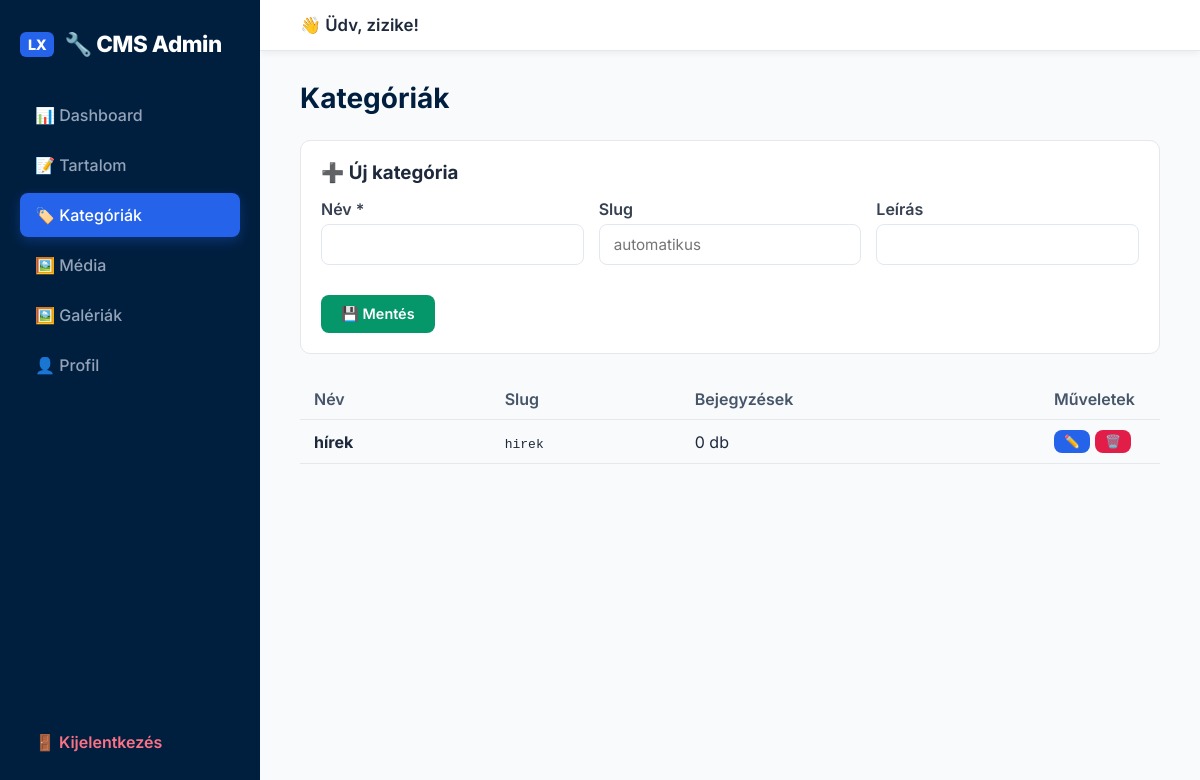
Screenshot of /admin/categories.php (signed in) with the database file from the repository.
### tables this page shows
CREATE TABLE `categories` (
  `id` int(11) NOT NULL AUTO_INCREMENT,
  `name` varchar(100) NOT NULL,
  `slug` varchar(100) NOT NULL,
  `description` text DEFAULT NULL,
  `sort_order` int(11) DEFAULT 0,
  `created_at` timestamp NOT NULL DEFAULT current_timestamp(),
  PRIMARY KEY (`id`),
  UNIQUE KEY `slug` (`slug`)
);

### admin/categories.php (the view, shortened to what this page needs)
<?php
require_once '../config.php';
require_once 'layout.php';
$editCat = null;
$categories = $db->query('SELECT c.*, (SELECT COUNT(*) FROM post_categories pc WHERE pc.category_id = c.id) as post_count FROM categories c ORDER BY c.sort_order ASC')->fetchAll();
?>
<div style="background: #fff; padding: 20px; border-radius: 10px; border: 1px solid #e5e7eb; margin-bottom: 25px;">
    <h3 style="margin-bottom: 15px;">
        <?php echo $editCat ? '✏️ Kategória szerkesztése' : '➕ Új kategória'; ?>
    </h3>
    <form method="post">
        <div style="display: grid; grid-template-columns: 1fr 1fr 1fr; gap: 15px; margin-bottom: 15px;">
            <div class="form-group">
                <label>Név *</label>
                <input type="text" name="name" value="<?php echo htmlspecialchars($editCat['name'] ?? ''); ?>" required
                    style="width: 100%;">
            </div>
            <div class="form-group">
                <label>Slug</label>
                <input type="text" name="slug" value="<?php echo htmlspecialchars($editCat['slug'] ?? ''); ?>"
                    placeholder="automatikus" style="width: 100%;">
            </div>
            <div class="form-group">
                <label>Leírás</label>
                <input type="text" name="description"
                    value="<?php echo htmlspecialchars($editCat['description'] ?? ''); ?>" style="width: 100%;">
            </div>
        </div>
        <div style="display: flex; gap: 10px;">
            <button type="submit" name="save" class="btn btn-success">💾 Mentés</button>
        </div>
    </form>
</div>
<?php if (empty($categories)): ?>
    <p style="color: #94a3b8;">Nincs még kategória.</p>
<?php else: ?>
    <table>
        <thead>
            <tr>
                <th>Név</th>
                <th>Slug</th>
                <th>Bejegyzések</th>
                <th style="width: 120px;">Műveletek</th>
            </tr>
        </thead>
        <tbody>
            <?php foreach ($categories as $c): ?>
                <tr>
                    <td><strong>
                            <?php echo htmlspecialchars($c['name']); ?>
                        </strong></td>
                    <td><code><?php echo htmlspecialchars($c['slug']); ?></code></td>
                    <td>
                        <?php echo $c['post_count']; ?> db
                    </td>
                    <td>
                        <div style="display: flex; gap: 5px;">
                            <a href="categories.php?edit=<?php echo $c['id']; ?>" class="btn"
                                style="padding: 4px 10px; font-size: 0.8rem; text-decoration: none;">✏️</a>
                            <form method="post" style="display: inline;"
                                onsubmit="return confirm('Biztosan törlöd? A hozzárendelések is törlődnek.');">
                                <button type="submit" class="btn btn-danger"
                                    style="padding: 4px 10px; font-size: 0.8rem;">🗑️</button>
                            </form>
                        </div>
                    </td>
                </tr>
            <?php endforeach; ?>
        </tbody>
    </table>
<?php endif; ?>

### admin/layout.php (style rules this page uses)
* { box-sizing: border-box; margin: 0; padding: 0; }
body { display: flex; font-family: 'Inter', system-ui, -apple-system, sans-serif; background: #f1f5f9; height: 100vh; overflow: hidden; color: #1e293b; }
input[type="text"], input[type="password"], input[type="url"], input[type="email"], input[type="number"], textarea, select { width: 100%; padding: 10px 14px; border: 1px solid #e2e8f0; border-radius: 8px; font-size: 0.95rem; font-family: inherit; background: #fff; transition: border-color 0.2s, box-shadow 0.2s; }
.btn { display: inline-flex; align-items: center; justify-content: center; gap: 8px; padding: 10px 20px; background: #2563eb; color: #fff; border: none; border-radius: 8px; cursor: pointer; font-size: 0.9rem; font-weight: 600; font-family: inherit; transition: all 0.2s; text-decoration: none; }
.btn-danger { background: #e11d48; }
.btn-success { background: #059669; }
table { width: 100%; border-collapse: collapse; margin-top: 15px; }
th, td { padding: 10px 14px; text-align: left; border-bottom: 1px solid #e5e7eb; }
th { background: #f8fafc; font-weight: 600; color: #475569; }
.form-group { margin-bottom: 15px; }
.form-group label { display: block; margin-bottom: 5px; font-weight: 600; color: #374151; }

### rows the page displays
categories: name "hírek", slug "hirek", post_count "0"

### other values shown
$_SESSION['admin_user'] "zizike"
$pageTitle "Kategóriák"
